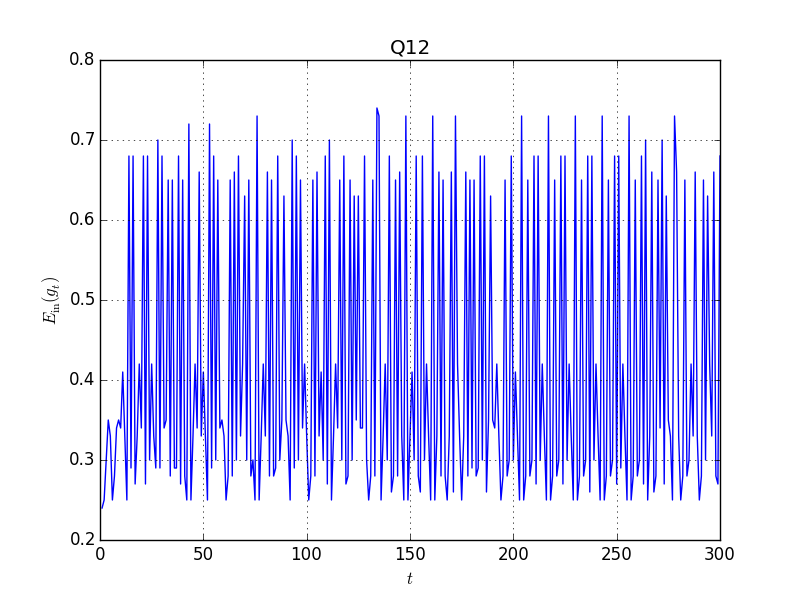

This chart was generated by the following Python code:
import time
import numpy as np
import matplotlib.pyplot as plt

def sign(x):
	if x >= 0:
		return +1.0
	else:
		return -1.0

def HGenetation(N):
    H = np.ones((N, N), dtype=np.float)
    index = 1
    for i in range(1, N):
        for j in range(0, index):
            H[j][i] = -1.0
        index += 1
    return np.concatenate((H, -H))

def mulDSA(x, y, H, u):
    einUErr  = []
    hList    = []
    dataList = []
    for xI in range(len(x[0])):
        xArr = x[:, xI]
        data = np.column_stack((u, xArr, y))
        data = np.array(sorted(data, key=lambda data: data[1]), dtype=np.float)
        (hArr, eU) = errInU(data[:, (data.shape[1] - 1)], H, data[:, 0])
        einUErr.append(eU)
        hList.append(hArr)
        dataList.append(data)
    eMinIdx = np.argmin(einUErr)
    return (eMinIdx, einUErr[eMinIdx], hList[eMinIdx], dataList[eMinIdx])

def errInU(y, H, u):
    eUList = []
    for i in range(len(H)):
        eUList.append(errU(y, H[i], u))
    minInd = np.argmin(eUList)
    return (H[minInd], min(eUList))

def errU(y, yS, u):
    yErr = (yS != y).astype(float)
    return float(np.sum(np.dot(np.transpose(u), yErr))) / np.sum(u)

def sTheta(data, indexMin, indexMax):
    if indexMax > indexMin:
        (s, theta) = (1.0,  (data[indexMax][1] + data[indexMax - 1][1]) / 2)
    elif indexMax < indexMin:
        (s, theta) = (-1.0, (data[indexMin][1] + data[indexMin - 1][1]) / 2)
    else:
        if data[indexMin][1] == 1.0:
            (s, theta) = (1.0, data[indexMin][1])
        elif data[indexMin][0] == -1.0:
            (s, theta) = (-1.0, data[indexMin][1])
    return (s, theta)

def errIn(s, theta, xArr, y):
    yS = []
    for i in range(len(xArr)):
        yS.append(float(s * sign(xArr[i] - theta)))
    yS = np.array(yS, dtype=np.float)
    return (yS != y).astype(int)

def adaBoost(x, y, H, T):
    N     = len(y)
    uList = np.ones(N) / N

    gList, aList, eInList = [], [], []
    for t in range(T):
        (i, eInU, h, data) = mulDSA(x, y, H, uList)
        (s, theta) = sTheta(data, np.argmin(h), np.argmax(h))
        upCoe = np.sqrt((1 - eInU) / eInU)
        alpha = np.log(upCoe)

        xArr = x[:, i]
        data = np.column_stack((xArr, y))
        data = np.array(sorted(data, key=lambda data: data[0]), dtype=np.float)
        uErr = errIn(s, theta, xArr, y)
        for u in range(len(uErr)):
            if uErr[u]:
                uList[u] *= upCoe
            else:
                uList[u] /= upCoe
        gList.append((i, s, theta))
        aList.append(alpha)
        eInList.append(float(np.sum(data[:, 1] != h)) / len(h))

    return (gList, aList, eInList)

def plotHist(x, y, xLabel, yLabel, title, width, isFloat):
    plt.title(str(title))
    plt.xlabel(str(xLabel))
    plt.ylabel(str(yLabel))
    if isFloat: plt.hist(x)
    else: plt.plot(x, y)
    plt.grid(True)
    plt.draw()
    plt.savefig(title)
    plt.close()

def main():
    T = 300

    t0 = time.time()

    TRAIN12_FILE = 'hw2_adaboost_train.dat'
    TRAIN12_DATA = np.loadtxt(TRAIN12_FILE, dtype=np.float)
    x12 = TRAIN12_DATA[:, 0:(TRAIN12_DATA.shape[1] - 1)]
    y12 = TRAIN12_DATA[:, (TRAIN12_DATA.shape[1] - 1)]
    H = HGenetation(len(y12))

    (gList, aList, eInList) = adaBoost(x12, y12, H, T)
    tList = np.array(range(T)) + 1
    plotHist(tList, eInList, r"$t$", r'$E_{\mathrm{in}}(g_t)$', "Q12", 1, False)

    t1 = time.time()

    print "============================================"
    print "Q12:", "Ein 1 =", eInList[0], ", alpha 1 =", aList[0]
    print "--------------------------------------------"
    print "Q12 costs", t1 - t0, 'seconds'
    print "============================================"

if __name__ == '__main__':
    main()